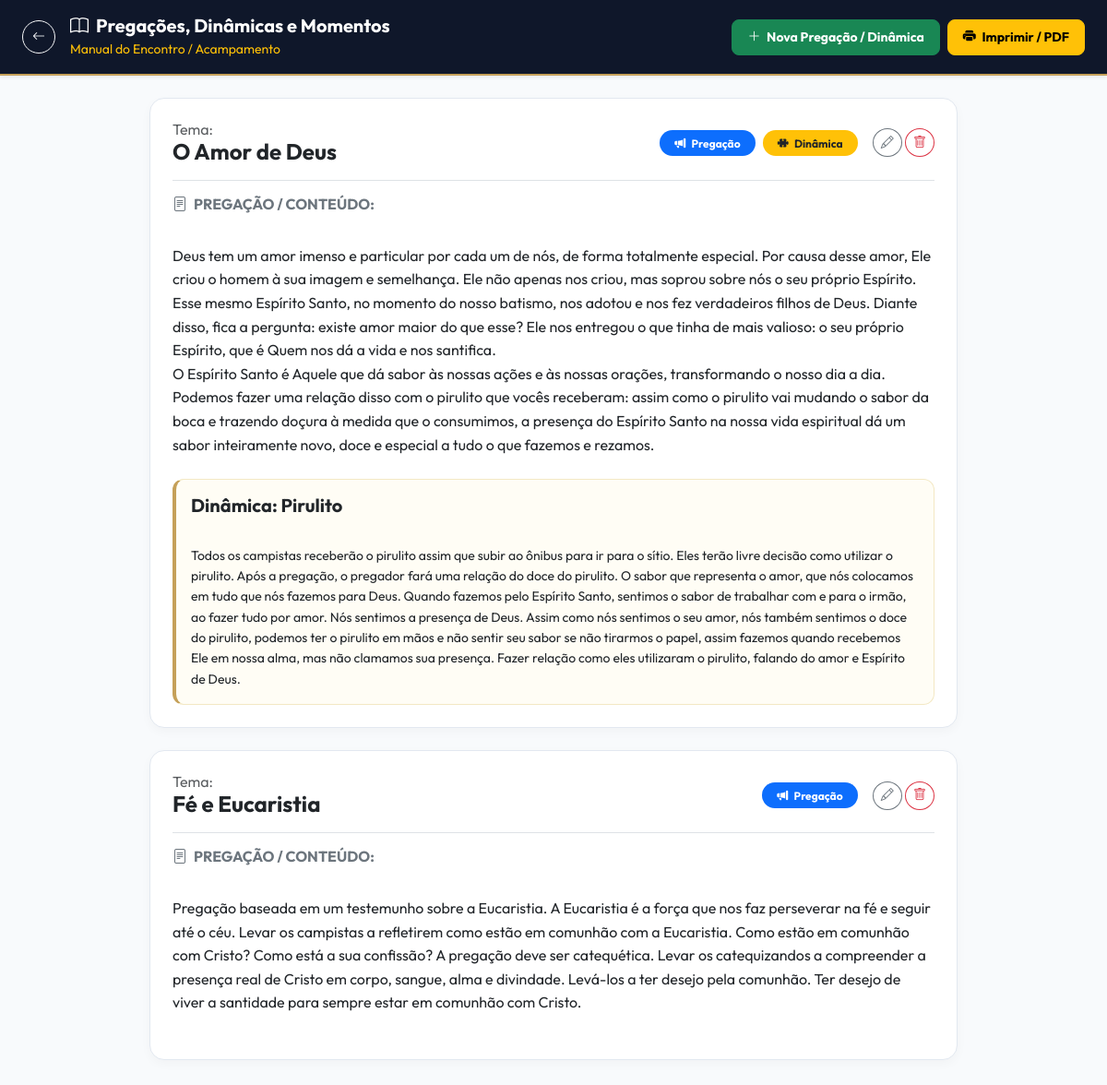
The page /pregacoes-dinamicas.php on the database its author committed.
### tables this page shows
CREATE TABLE `pregacoes_dinamicas` (
  `id` int(11) NOT NULL,
  `edicao_id` int(11) DEFAULT NULL,
  `ordem` int(11) DEFAULT 0,
  `tema` varchar(255) DEFAULT NULL,
  `pregacao` text DEFAULT NULL,
  `orientacoes` text DEFAULT NULL,
  `dinamica_titulo` varchar(255) DEFAULT NULL,
  `dinamica_desc` text DEFAULT NULL,
  `created_at` timestamp NOT NULL DEFAULT current_timestamp(),
  `updated_at` timestamp NOT NULL DEFAULT current_timestamp() ON UPDATE current_timestamp()
);

### pregacoes-dinamicas.php (the view, shortened to what this page needs)
<?php
require_once 'config/database.php';
$edicao_id = isset($_GET['edicao_id']) ? intval($_GET['edicao_id']) : 0;
$conteudos = [];
if ($edicao_id > 0) {
    $stmt = $conn->prepare("SELECT * FROM pregacoes_dinamicas WHERE edicao_id = ? OR edicao_id IS NULL OR edicao_id = 0 ORDER BY ordem ASC, id ASC");
    $stmt->bind_param("i", $edicao_id);
    $stmt->execute();
    $result = $stmt->get_result();
    if ($result) {
        $conteudos = $result->fetch_all(MYSQLI_ASSOC);
    }
} else {
    $result = $conn->query("SELECT * FROM pregacoes_dinamicas ORDER BY ordem ASC, id ASC");
    if ($result) {
        $conteudos = $result->fetch_all(MYSQLI_ASSOC);
    }
}
?>
<!DOCTYPE html>
<html lang="pt-br">
<head>
    <link href="https://cdn.jsdelivr.net/npm/bootstrap@5.3.0/dist/css/bootstrap.min.css" rel="stylesheet">
    <link rel="stylesheet" href="https://cdn.jsdelivr.net/npm/bootstrap-icons@1.11.0/font/bootstrap-icons.css">
</head>
<body>
    <header class="topbar-efata py-3 px-4 d-flex align-items-center justify-content-between sticky-top shadow-sm no-print">
        <div class="d-flex align-items-center gap-3">
            <a href="<?= $edicao_id > 0 ? "edicao-detalhes.php?id=$edicao_id" : "dashboard-geral.php" ?>" class="btn btn-sm btn-outline-light rounded-circle d-flex align-items-center justify-content-center" style="width: 36px; height: 36px;">
                <i class="bi bi-arrow-left"></i>
            </a>
            <div>
                <h5 class="fw-bold m-0 text-white"><i class="bi bi-book me-2"></i>Pregações, Dinâmicas e Momentos</h5>
                <small class="text-warning">Manual do Encontro / Acampamento</small>
            </div>
        </div>
        <div class="d-flex gap-2">
            <button type="button" class="btn btn-sm btn-success fw-bold px-3 py-2 rounded-3" onclick="abrirModalCadastrar()">
                <i class="bi bi-plus-lg me-1"></i> Nova Pregação / Dinâmica
            </button>
            <button onclick="window.print()" class="btn btn-sm btn-warning fw-bold px-3 py-2 rounded-3">
                <i class="bi bi-printer-fill me-1"></i> Imprimir / PDF
            </button>
        </div>
    </header>
    <main class="container py-4" style="max-width: 900px;">
        <?php if (empty($conteudos)): ?>
            <div class="text-center py-5 bg-white rounded-4 border p-4 my-4 shadow-sm">
                <i class="bi bi-journal-plus fs-1 text-warning d-block mb-2"></i>
                <h5 class="fw-bold text-dark mb-1">Nenhuma pregação ou dinâmica cadastrada.</h5>
                <p class="text-muted small mb-3">Comece criando o primeiro momento do evento.</p>
                <button type="button" class="btn btn-warning fw-bold px-4 py-2 rounded-3" onclick="abrirModalCadastrar()">
                    <i class="bi bi-plus-lg me-1"></i> Cadastrar Agora
                </button>
            </div>
        <?php else: ?>
            <?php foreach ($conteudos as $item): ?>
                <?php
                    $hasPregacao = !empty($item['pregacao']);
                    $hasDinamica = !empty($item['dinamica_titulo']) || !empty($item['dinamica_desc']);
                ?>
                <div class="card-item p-4 mb-4 position-relative">
                    <div class="d-flex flex-wrap align-items-center justify-content-between gap-2 border-bottom pb-3 mb-3">
                        <h4 class="fw-bold m-0 text-dark">
                            <?php if (!empty($item['tema'])): ?>
                                <span class="text-muted fw-normal fs-6 d-block">Tema:</span>
                                <?= htmlspecialchars($item['tema']) ?>
                            <?php else: ?>
                                <span class="text-warning fw-bold"><i class="bi bi-lightning-charge-fill me-1"></i>Dinâmica Especial</span>
                            <?php endif; ?>
                        </h4>
                        <div class="d-flex align-items-center gap-2">
                            <?php if ($hasPregacao): ?>
                                <span class="badge bg-primary px-3 py-2 rounded-pill"><i class="bi bi-megaphone-fill me-1"></i> Pregação</span>
                            <?php endif; ?>
                            <?php if ($hasDinamica): ?>
                                <span class="badge bg-warning text-dark px-3 py-2 rounded-pill"><i class="bi bi-puzzle-fill me-1"></i> Dinâmica</span>
                            <?php endif; ?>
                            <div class="no-print ms-2">
                                <button type="button" class="btn btn-sm btn-outline-secondary rounded-circle" title="Editar" onclick='editarItem(<?= json_encode($item) ?>)'>
                                    <i class="bi bi-pencil"></i>
                                </button>
                                <form method="POST" class="d-inline" onsubmit="return confirm('Tem certeza que deseja excluir este registro?');">
                                    <button type="submit" class="btn btn-sm btn-outline-danger rounded-circle" title="Excluir">
                                        <i class="bi bi-trash"></i>
                                    </button>
                                </form>
                            </div>
                        </div>
                    </div>
                    <?php if ($hasPregacao): ?>
                        <div class="mb-4">
                            <h6 class="fw-bold text-uppercase text-secondary fs-7 mb-2"><i class="bi bi-file-text me-1"></i> Pregação / Conteúdo:</h6>
                            <div class="texto-formatado text-justify text-dark">
                                <?= htmlspecialchars($item['pregacao']) ?>
                            </div>
                        </div>
                    <?php endif; ?>
                    <?php if ($hasDinamica): ?>
                        <div class="box-dinamica">
                            <div class="d-flex align-items-center gap-2 mb-2">
                                <h5 class="fw-bold m-0 text-dark">
                                    Dinâmica: <?= htmlspecialchars($item['dinamica_titulo'] ?? 'Atividade') ?>
                                </h5>
                            </div>
                            <div class="texto-formatado text-justify text-dark small">
                                <?= htmlspecialchars($item['dinamica_desc']) ?>
                            </div>
                        </div>
                    <?php endif; ?>
                </div>
            <?php endforeach; ?>
        <?php endif; ?>
    </main>
</body>
</html>

### pregacoes-dinamicas.php (style rules this page uses)
:root { --efata-dark: #0F172A; --efata-gold: #C5A059; --efata-bg: #F8FAFC; --efata-slate: #334155; --efata-border: #E2E8F0; }
body { font-family: 'Outfit', sans-serif; background-color: var(--efata-bg); color: var(--efata-dark); }
.topbar-efata { background-color: var(--efata-dark); border-bottom: 2px solid var(--efata-gold); color: #ffffff; }
.card-item { background: #ffffff; border: 1px solid var(--efata-border); border-radius: 16px; box-shadow: 0 4px 12px rgba(0,0,0,0.03); transition: all 0.2s ease; }
.box-dinamica { background-color: #FFFDF5; border: 1px solid #F3E8C4; border-left: 4px solid var(--efata-gold); border-radius: 12px; padding: 16px; }
.texto-formatado { white-space: pre-line; line-height: 1.6; }

### rows shown on the page
pregacoes_dinamicas: tema "O Amor de Deus", shows "Pregação", shows "Dinâmica", pregacao "Deus tem um amor imenso e particular por cada um de nós, de forma totalmente especial. Por causa desse amor, Ele criou o homem à sua imagem e semelhança. Ele não apenas nos criou, mas soprou sobre nós o seu próprio Espírito. Esse mesmo Espírito Santo, no momento do nosso batismo, nos adotou e nos fez verdadeiros filhos de Deus. Diante disso, fica a pergunta: existe amor maior do que esse? Ele nos entregou o que tinha de mais valioso: o seu próprio Espírito, que é Quem nos dá a vida e nos santifica. O Espírito Santo é Aquele que dá sabor às nossas ações e às nossas orações, transformando o nosso dia a dia. Podemos fazer uma relação disso com o pirulito que vocês receberam: assim como o…", dinamica_titulo "Pirulito", dinamica_desc "Todos os campistas receberão o pirulito assim que subir ao ônibus para ir para o sítio. Eles terão livre decisão como utilizar o pirulito. Após a pregação, o pregador fará uma relação do doce do pirulito. O sabor que representa o amor, que nós colocamos em tudo que nós fazemos para Deus. Quando fazemos pelo Espírito Santo, sentimos o sabor de trabalhar com e para o irmão, ao fazer tudo por amor. Nós sentimos a presença de Deus. Assim como nós sentimos o seu amor, nós também sentimos o doce do pirulito, podemos ter o pirulito em mãos e não sentir seu sabor se não tirarmos o papel, assim fazemos quando recebemos Ele em nossa alma, mas não clamamos sua presença. Fazer relação como eles…"
pregacoes_dinamicas: tema "Fé e Eucaristia", shows "Pregação", pregacao "Pregação baseada em um testemunho sobre a Eucaristia. A Eucaristia é a força que nos faz perseverar na fé e seguir até o céu. Levar os campistas a refletirem como estão em comunhão com a Eucaristia. Como estão em comunhão com Cristo? Como está a sua confissão? A pregação deve ser catequética. Levar os catequizandos a compreender a presença real de Cristo em corpo, sangue, alma e divindade. Levá-los a ter desejo pela comunhão. Ter desejo de viver a santidade para sempre estar em comunhão com Cristo."
